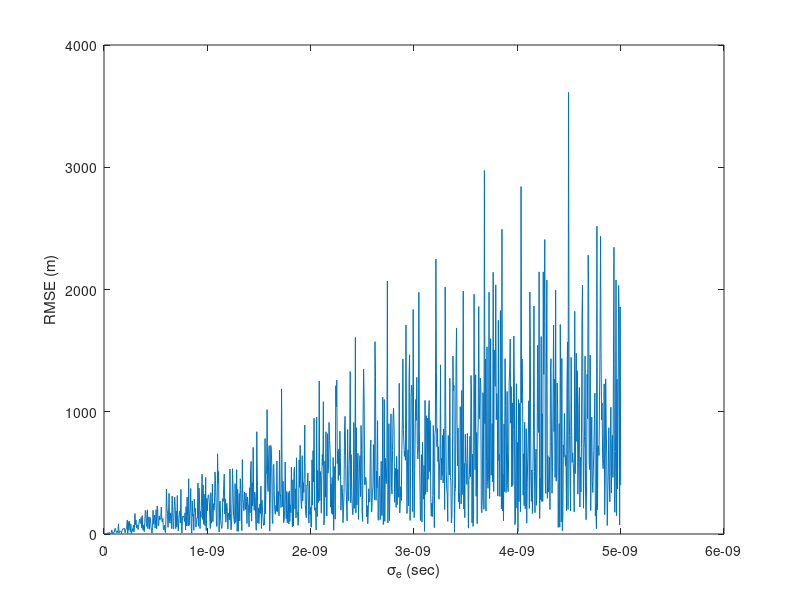
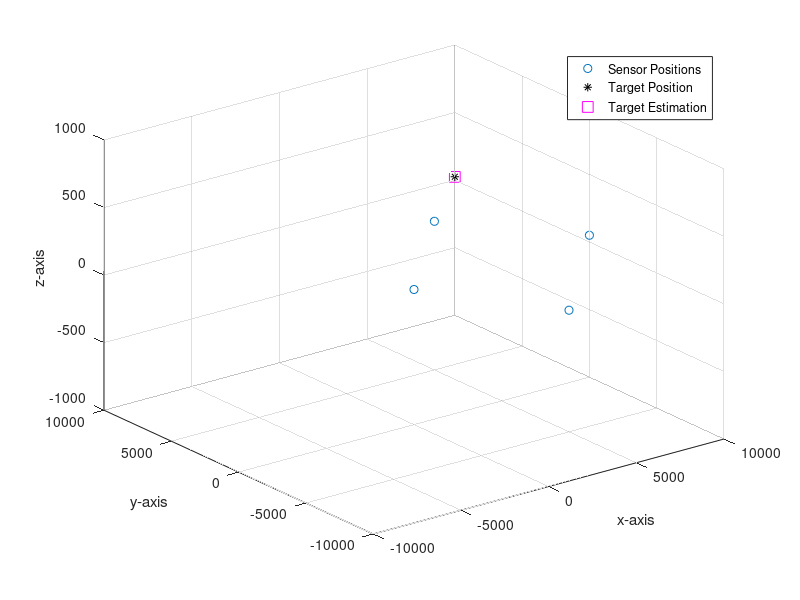

Here is the MATLAB script that generated these plots, in order:
clear 
close all
%% TDOA Implementation
%parameters
range_s = 50e3; %sensor range for each dimension
range_T = 100e3; %target range for each dimension
c = 3e8;    %the speed of light
M = 4;      %number of sensors
E = linspace(50,0.1,1e3); 
in_est_error = 0;  %initial estimate error std in meter
trials = 1;
fail_thr = 10e3;   % threshold for fail of estimator
RMSE = zeros(length(E),1);
for m=1:length(E)
rmse = zeros(trials,1);
err_std = E(m)*1e-9; %tdoa measurement error std in sec
for k=1:trials
%sensor positon vectors
P = zeros(3,M); %includes all sensor positon vectors
% for ii=1:M
%     P(:,ii)=range_s*2*(rand(3,1)-0.5);
    P = [0 5e3 10e3 5e3; 0 5e3 0 -5e3;0 1e2 0.5e2 -1e2]; 
% end
 
% p_T = range_T*2*(rand(3,1)-0.5);   %target positon vector
p_T = [10e3;10e3;0.25e2];
%finding TOAs 
dummy = repmat(p_T,1,M)-P;
toa = zeros(M,1);   %includes all toa information
for ii = 1:M
    toa(ii) = norm(dummy(:,ii))/c;    
end
tdoa = toa-toa(1); tdoa(1)=[];
tdoa = tdoa + err_std*randn(M-1,1);

%%% Taylor Series Expansion Solution
p_T_0 = p_T + in_est_error*randn(3,1);    %initial estimate with some error (penalty term)
d = c*tdoa;
f = zeros(M-1,1);
del_f = zeros(M-1,3);
for ii=2:M
   f(ii-1)=norm(p_T_0-P(:,ii))-norm(p_T_0-P(:,1)); 
   del_f(ii-1,1) = (p_T_0(1)-P(1,ii))*norm(p_T_0-P(:,ii))^-1 - (p_T_0(1)-P(1,1))*norm(p_T_0-P(:,1))^-1;
   del_f(ii-1,2) = (p_T_0(2)-P(2,ii))*norm(p_T_0-P(:,ii))^-1 - (p_T_0(2)-P(2,1))*norm(p_T_0-P(:,1))^-1;
   del_f(ii-1,3) = (p_T_0(3)-P(3,ii))*norm(p_T_0-P(:,ii))^-1 - (p_T_0(3)-P(3,1))*norm(p_T_0-P(:,1))^-1;    
end
x_nonlin = pinv(del_f)*(d-f)+p_T_0;
rmse(k) = norm(p_T-x_nonlin)^2;
end
fails = sum(rmse > fail_thr^2);
RMSE(m) = sqrt(mean(rmse(rmse < fail_thr^2)));
end 
figure
plot(E*1e-10,RMSE);
ylabel('RMSE (m)');
xlabel('\sigma_e (sec)')
%%
% 
% %shows the sensor position, target and estimation 
figure
plot3(P(1,:), P(2,:),P(3,:),'o'); hold on;
plot3(p_T(1), p_T(2),p_T(3),'k*');
xlim([-range_T range_T]);ylim([-range_T range_T]);zlim([-range_T range_T]);
xlabel('x-axis'); ylabel('y-axis'); zlabel('z-axis');
plot3(x_nonlin(1), x_nonlin(2),x_nonlin(3),'ms','MarkerSize',7.75); 
legend('Sensor Positions', 'Target Position', 'Target Estimation')
grid on; 
hold off;
xlim([-10e3 10e3]); ylim([-10e3 10e3]); zlim([-1e3 1e3])